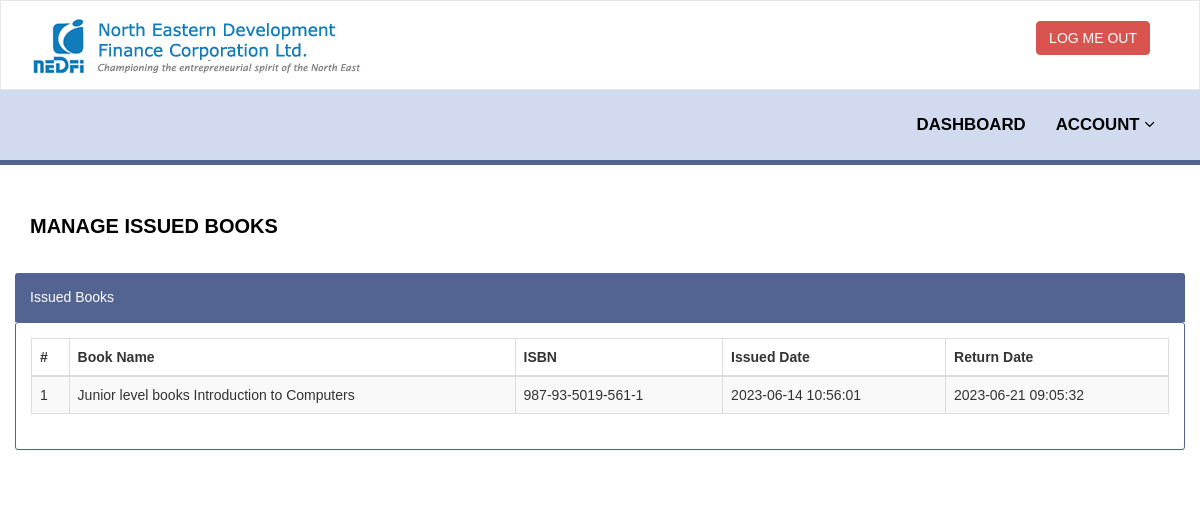
Screenshot of /user-module/issued-books.php (signed in) with the database file from the repository.
### tables this page shows
CREATE TABLE `tbl_issuenreturn` (
  `ISSUE_ID` int(6) NOT NULL,
  `ACCESSION_FK_ID` int(6) NOT NULL,
  `USERS_FK_ID` int(6) NOT NULL,
  `STATUS` int(1) DEFAULT NULL,
  `ISSUE_DATE` timestamp NOT NULL DEFAULT current_timestamp(),
  `RETURN_DATE` timestamp NULL DEFAULT NULL,
  `UPDATED_ON` datetime DEFAULT NULL ON UPDATE current_timestamp(),
  `UPDATED_BY` int(6) DEFAULT NULL,
  `UPDATED_BY_NAME` varchar(100) DEFAULT NULL
);

CREATE TABLE `tbl_bookdetails` (
  `BOOK_ID` int(6) NOT NULL,
  `BOOK_TITLE` varchar(100) DEFAULT NULL,
  `BOOK_AUTHOR_ID` int(6) DEFAULT NULL,
  `BOOK_TYPE_ID` int(6) NOT NULL,
  `DATE_OF_RELEASE` date NOT NULL,
  `VOLUME` int(3) DEFAULT NULL,
  `BOOK_LANGUAGE` varchar(35) DEFAULT NULL,
  `ISBN` varchar(35) NOT NULL,
  `PRICE` decimal(10,2) DEFAULT NULL,
  `CREATED_BY` int(6) DEFAULT NULL,
  `CREATED_ON` timestamp NULL DEFAULT current_timestamp(),
  `UPDATED_BY` int(6) DEFAULT NULL,
  `UPDATED_ON` timestamp NULL DEFAULT current_timestamp() ON UPDATE current_timestamp(),
  `BOOK_IMG` varchar(250) DEFAULT NULL
);

### user-module/issued-books.php (the view, shortened to what this page needs)
<?php
include('includes/config.php');
if(strlen($_SESSION['login'])==0)
    {
header('location:index.html');
}
else{
    ?>
<!DOCTYPE html>
<html xmlns="http://www.w3.org/1999/xhtml">
<head>
    <link href="assets/css/bootstrap.css" rel="stylesheet" />
    <link href="assets/css/font-awesome.css" rel="stylesheet" />
    <link href="assets/js/dataTables/dataTables.bootstrap.css" rel="stylesheet" />
    <link href="assets/css/style.css" rel="stylesheet" />
</head>
<body>
<?php include('includes/header.php');?>
    <div class="content-wrapper">
         <div class="container">
        <div class="row pad-botm">
            <div class="col-md-12">
                <h4 class="header-line">Manage Issued Books</h4>
    </div>
            <div class="row">
                <div class="col-md-12">
                    <div class="panel panel-default">
                        <div class="panel-heading">
                          Issued Books
                        </div>
                        <div class="panel-body">
                            <div class="table-responsive">
                                <table class="table table-striped table-bordered table-hover" id="dataTables-example">
                                    <thead>
                                        <tr>
                                            <th>#</th>
                                            <th>Book Name</th>
                                            <th>ISBN </th>
                                            <th>Issued Date</th>
                                            <th>Return Date</th>
                                        </tr>
                                    </thead>
                                    <tbody>
<?php
$uid=$_SESSION['userid'];
$sql="SELECT tbl_bookdetails.BOOK_TITLE,tbl_bookdetails.ISBN,tbl_issuenreturn.ISSUE_DATE,tbl_issuenreturn.RETURN_DATE,tbl_issuenreturn.ISSUE_ID as rid from tbl_issuenreturn join tbl_users on tbl_users.USER_ID=tbl_issuenreturn.USERS_FK_ID join tbl_bookmaster on tbl_bookmaster.BOOK_ACCESSION_ID=tbl_issuenreturn.ACCESSION_FK_ID join tbl_bookdetails on tbl_bookmaster.BOOK_ID=tbl_bookdetails.BOOK_ID where tbl_users.USER_ID=".$uid." order by tbl_issuenreturn.ISSUE_ID desc";
$query = $dbh -> prepare($sql);
$query->execute();
$results=$query->fetchAll(PDO::FETCH_OBJ);
$cnt=1;
if($query->rowCount() > 0)
{
foreach($results as $result)
{               ?>
                                        <tr class="odd gradeX">
                                            <td class="center"><?php echo htmlentities($cnt);?></td>
                                            <td class="center"><?php echo htmlentities($result->BOOK_TITLE);?></td>
                                            <td class="center"><?php echo htmlentities($result->ISBN);?></td>
                                            <td class="center"><?php echo htmlentities($result->ISSUE_DATE);?></td>
                                            <td class="center"><?php if($result->RETURN_DATE=="")
                                            {?>
                                            <span style="color:red">
                                             <?php   echo htmlentities("Not Return Yet"); ?>
                                                </span>
                                            <?php } else {
                                            echo htmlentities($result->RETURN_DATE);
                                        }
                                            ?>
                                        </tr>
 <?php $cnt=$cnt+1;}} ?>
                                    </tbody>
                                </table>
                            </div>
                        </div>
                    </div>
                </div>
            </div>
    </div>
    </div>
    </div>
</body>
</html>
<?php } ?>

### assets/css/style.css (style rules this page uses)
.content-wrapper { margin-top: 40px; min-height:800px; padding-bottom:90px; }
.header-line { font-weight:550; font-size: 20px; padding-bottom:25px; border-bottom:1px solid #ffffff; text-transform:uppercase; color:#000000; }
.pad-botm { padding-bottom:30px; }

### rows the page displays
tbl_issuenreturn: tbl_bookdetails.BOOK_TITLE "Junior level books Introduction to Computers", tbl_bookdetails.ISBN "987-93-5019-561-1", ISSUE_DATE "2023-06-14 10:56:01", RETURN_DATE "2023-06-21 09:05:32"
